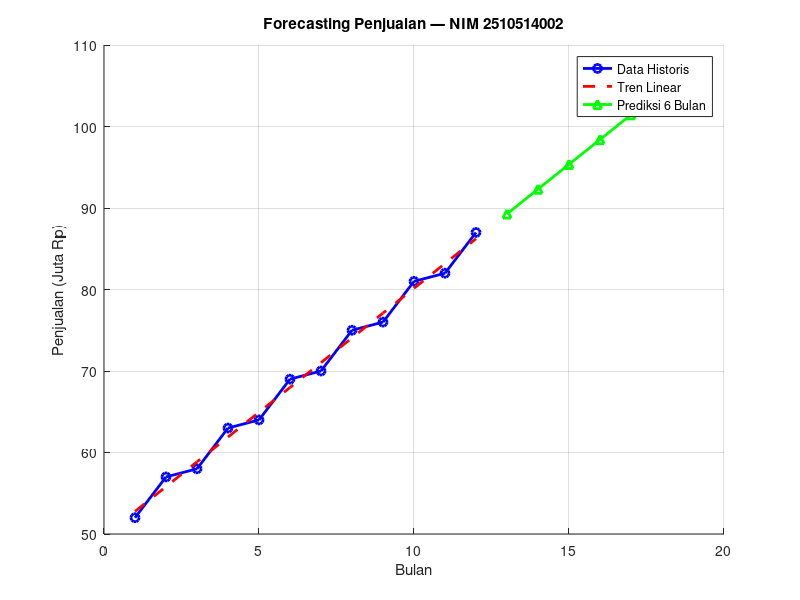

Write MATLAB code to recreate this figure.
% UTS Matematika Sains Data — Semester Genap 2025/2026
% Soal 7 — forecasting penjualan dengan barisan, deret dan sigma
% Nama: Nazla Aliza Pasya | NIM: 2510514002
% Parameter: N=2, a=0, b=2, K=3, theta0=10, alpha=0.003
% =====================================================
clc; clear; close all; a=0; b=2; K=3;
n=1:12; S=50+K*n+(-1).^n*(a+1);
fprintf('Data S:\n'); disp(S);
T1=sum(S); T2=sum(S.^2);
fprintf('T1=%d T2=%d\n',T1,T2);
G1=K; r=1+a/100;
if abs(r-1)<1e-9; S10=G1*10;
else; S10=G1*(r^10-1)/(r-1); end
fprintf('S10 (akumulasi 10 bulan)=%.2f\n',S10);
% Forecasting
t=1:12; p_coef=polyfit(t,S,1);
trend=polyval(p_coef,t);
t_pred=13:18; S_pred=polyval(p_coef,t_pred);
MAE=mean(abs(S-trend));
fprintf('Slope=%.4f Intercept=%.4f MAE=%.4f\n',p_coef(1),p_coef(2),MAE);
figure; hold on;
plot(t,S,'bo-','LineWidth',2,'DisplayName','Data Historis');
plot(t,trend,'r--','LineWidth',2,'DisplayName','Tren Linear');
plot(t_pred,S_pred,'g^-','LineWidth',2,'DisplayName','Prediksi 6 Bulan');
xlabel('Bulan'); ylabel('Penjualan (Juta Rp)');
title('Forecasting Penjualan — NIM 2510514002');
legend; grid on;
saveas(gcf,'fig_s7_forecast.png');
